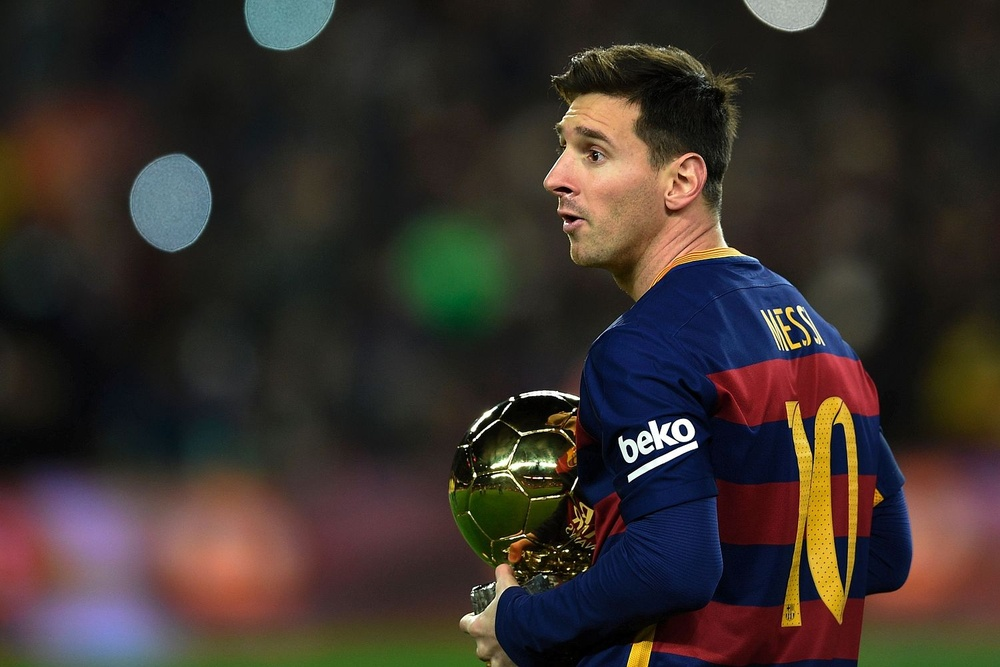
#> input picture opencv/messi.jpg, 1000 x 667 px, shrunk from 1500 x 1000 before the run
$ python instrumental_v1.py   (Python 2 division)
#> lines starting #> are read from the running program, lines starting #| are printed output that depends on the picture
#!/usr/bin/env python
# -*- coding: utf-8 -*-
#Created by Chukwunyere Igbokwe on December 13, 2016 by 11:46 PM

import numpy as np
import cv2
import matplotlib.image as mpimg
import matplotlib.pyplot as plt

image = cv2.imread('messi.jpg')
#> image is the input picture: shape (667, 1000, 3); mean B, G, R 44.3, 48.8, 57.7
print image.dtype
#| uint8
# img_gray = cv2.imread('messi.jpg',0)
row,col,dim = image.shape
#> row = 667; col = 1000; dim = 3
print image.shape
#| (667, 1000, 3)
weights = [0.299, 0.587, 0.114]

def weightedAverage(pixel):
    return 0.299*pixel[0] + 0.587*pixel[1] + 0.114*pixel[2]

grey = np.zeros((image.shape[0], image.shape[1]),dtype=np.uint8) # init 2D numpy array
print grey.shape
#| (667, 1000)
x, y = [],[]
r,c = 0,0
# [5 lines of commented-out code are left out]

cy = 0
cx = 0
# new_image =np.zeros((image.shape[0], image.shape[1]),dtype=np.uint8)
print image.shape
#| (667, 1000, 3)
l = []
# [8 lines of commented-out code are left out]
print cy,cx

def rgb2gray(rgb):
    return np.dot(rgb[...,:3], [0.299, 0.587, 0.114])

# [6 lines of commented-out code are left out]

img = cv2.imread('messi_1.jpg')
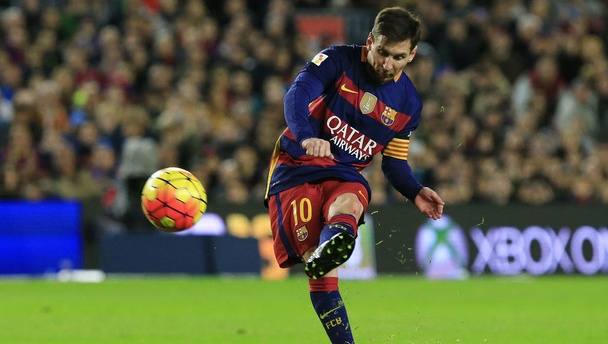
#> input picture opencv/messi_1.jpg, 608 x 344 px, shrunk from 912 x 516 before the run
#> img is the input picture: shape (344, 608, 3); mean B, G, R 68.2, 91, 87.9
g = rgb2gray(img)
#> in rgb2gray, `return np.dot(rgb[...,:3], [0.299, 0.587, 0.114])`:
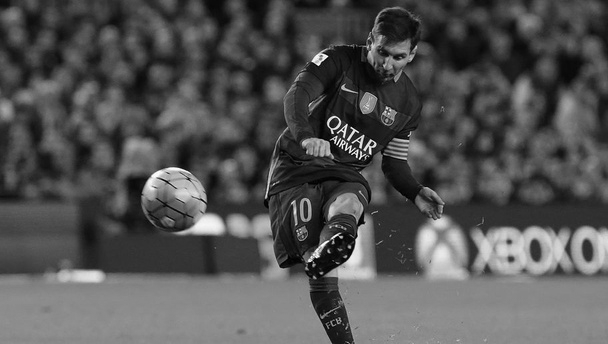
#> returned value: shape (344, 608) float64; min 0.114, max 254.7, mean 83.8
plt.imshow(g, cmap = plt.get_cmap('gray'))
plt.show()
# cv2.imshow('',g)
# cv2.waitKey(0)
# cv2.destroyAllWindows()
a = np.arange(24).reshape((4,2,3))

    # l.append(0.299 * x[0] + 0.587 * x[1] + 0.114 * x[2])

print l


# [6 lines of commented-out code are left out]
